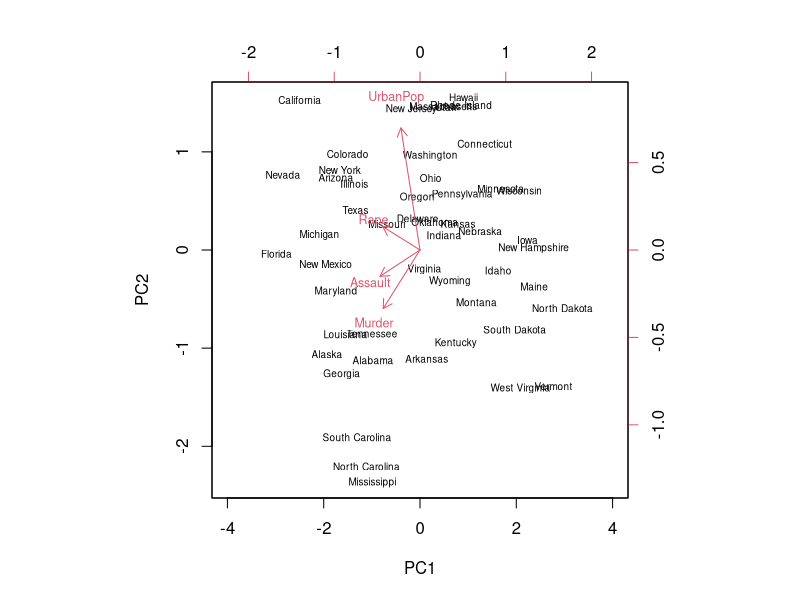
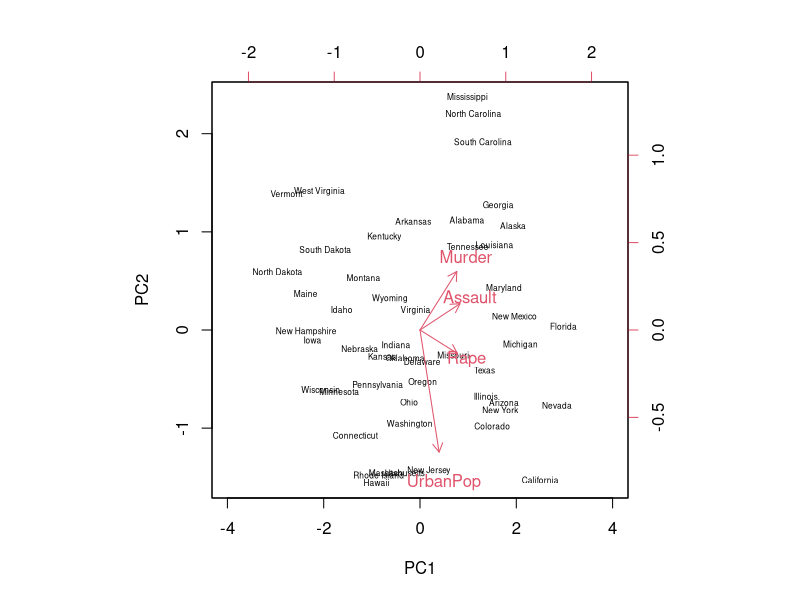
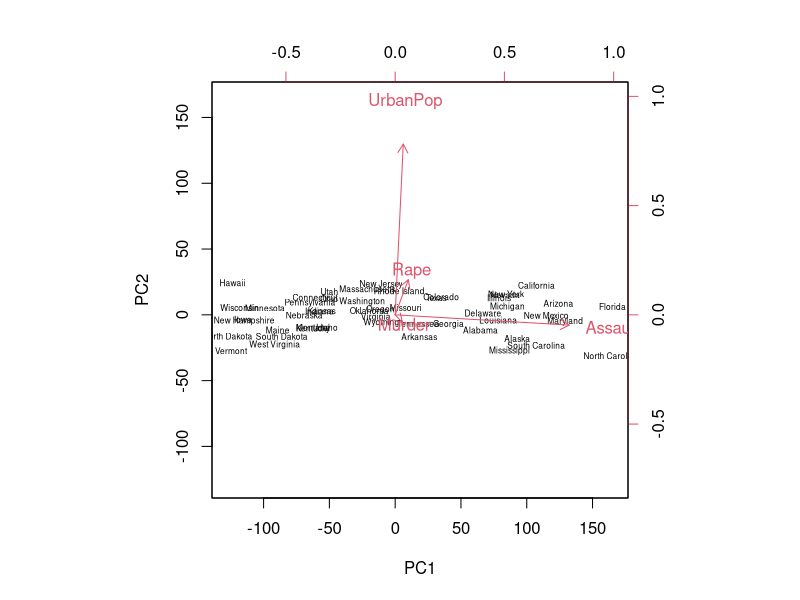
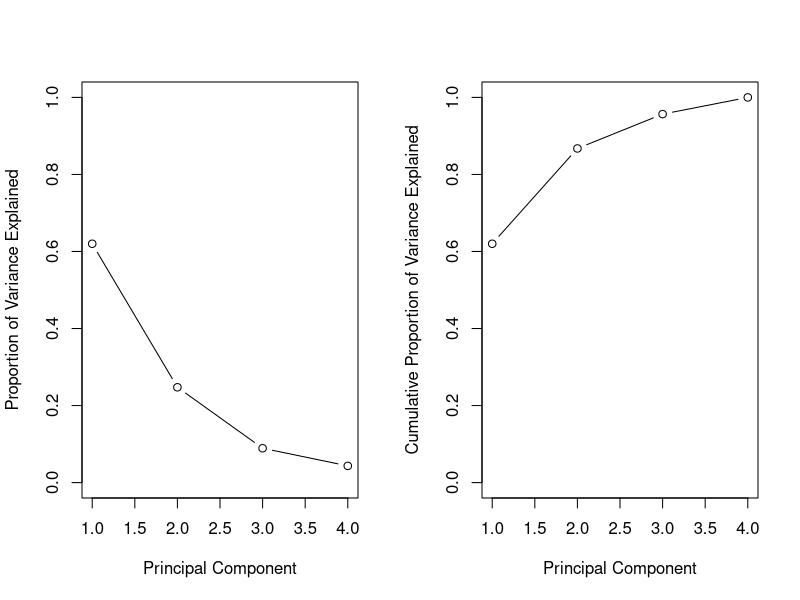
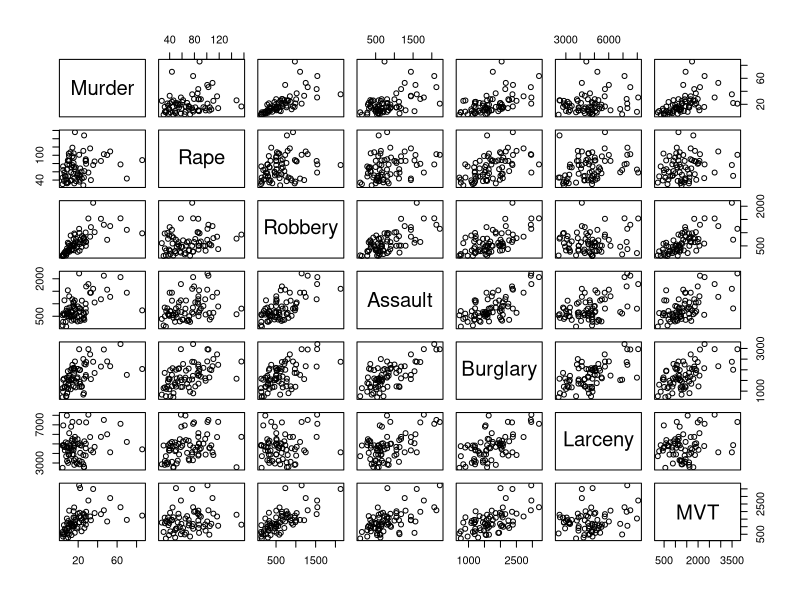
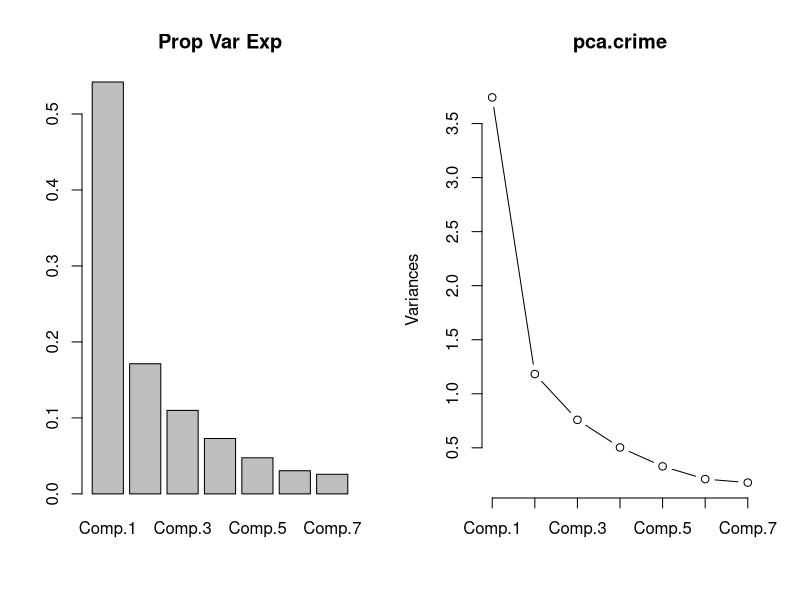
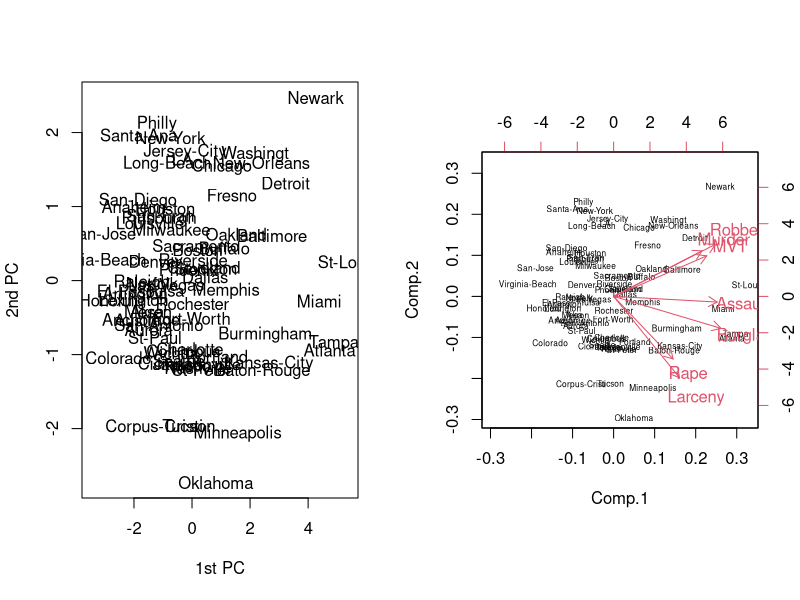
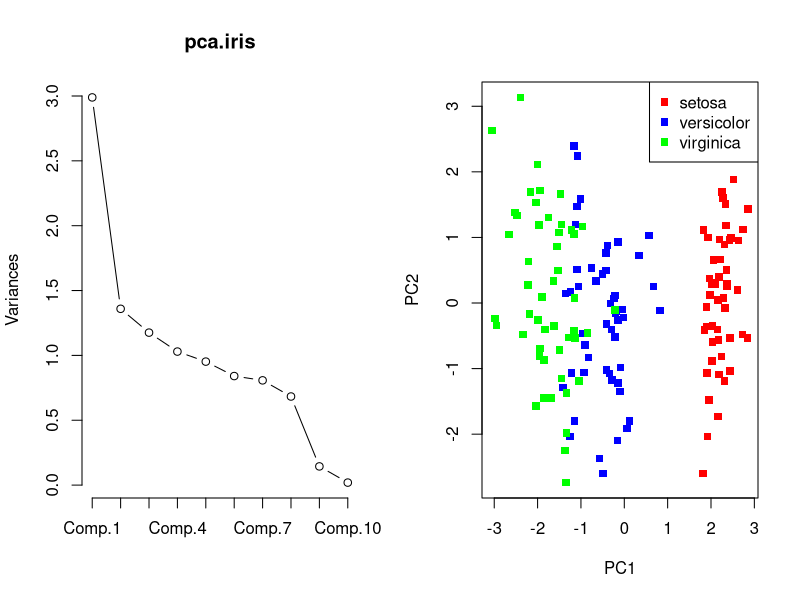

Write R code to recreate these figures, in order.
## ---- chunk 1
options(width=80)
library(knitr)
knitr::opts_chunk$set(echo = TRUE, warning = F, message = F)
knit_hooks$set(no.main = function(before, options, envir) {
    if (before) par(mar = c(4.1, 4.1, 1.1, 1.1))  # smaller margin on top
})
## ---- chunk 2
states=row.names(USArrests)
states
## ---- chunk 3
names(USArrests)
apply(USArrests, 2, mean)
apply(USArrests, 2, var)
## ---- chunk 4
pr.out=prcomp(USArrests, scale.=TRUE)
names(pr.out)
pr.out$center
pr.out$scale
## ---- chunk 5
pr.out$rotation
dim(pr.out$x)
## ---- chunk 6
biplot(pr.out, scale=0,  cex=c(0.6, 0.75),xlim=c(-4,4))
## ---- chunk 7
pr.out$rotation=-pr.out$rotation; pr.out$x=-pr.out$x
biplot(pr.out, scale=0,cex=c(1/2, 1),xlim=c(-4,4))
## ---- chunk 8
biplot(prcomp(USArrests, scale. = F), scale=0, cex=c(1/2, 1))
## ---- chunk 9
pr.out$sdev
pr.var=pr.out$sdev^2
pr.var
pve=pr.var/sum(pr.var)
pve
## ---- chunk 10
par(mfrow=c(1,2))
plot(pve, xlab="Principal Component", ylab="Proportion of Variance Explained", ylim=c(0,1),type='b')
plot(cumsum(pve), xlab="Principal Component", ylab="Cumulative Proportion of Variance Explained", ylim=c(0,1),type='b')
## ---- chunk 11
setwd("~/Course Notes/stat5525/2021Summer/R codes")
crime<-read.table("city_crime.txt")
## ---- chunk 12
pairs(crime)
## ---- chunk 13
pca.crime<-princomp(scale(crime),cor=FALSE)
## ---- chunk 14
summary(pca.crime)
## ---- chunk 15
loadings(pca.crime)
## ---- chunk 16
PoV <- pca.crime$sdev^2/sum(pca.crime$sdev^2)
barplot(PoV, main="Prop Var Exp")
## ---- chunk 17
screeplot(pca.crime, type="line")
## ---- chunk 18
pcs.crime<-predict(pca.crime)
## ---- chunk 19
plot(pcs.crime[,1:2],type="n",xlab='1st PC',ylab='2nd PC') 
text(pcs.crime[,1:2],row.names(crime))
## ---- chunk 20
biplot(pca.crime, cex = c(0.5,1))
## ---- chunk 21
pc.cr<-prcomp(crime, scale=TRUE, cor=TRUE, scores=TRUE)
pc.cr1<-princomp(crime, scale=TRUE, cor=TRUE, scores=TRUE)
pc.cr$scale
pc.cr1$scale
## ---- chunk 22
data(iris)
str(iris)
dat.iris = data.matrix(iris[,1:4])
## ---- chunk 23
dat.iris = cbind(dat.iris, array(rnorm(150*6), c(150, 6)))
colnames(dat.iris)[5:10] <- paste('V', 1:6, sep='')
dat.iris = dat.iris[,sample(10)]
## ---- chunk 24
dat.iris = scale(dat.iris, center=TRUE, scale=TRUE)
## ---- chunk 25
pca.iris <- princomp(dat.iris, cor=TRUE)
## ---- chunk 26
summary(pca.iris)
## ---- chunk 27
screeplot(pca.iris, type="line")
## ---- chunk 28
pcs.iris <- predict(pca.iris)
## ---- chunk 29
col.code = as.character(iris$Species)
col.code[col.code == "setosa"] = 'red'
col.code[col.code == "versicolor"] = 'blue'
col.code[col.code == "virginica"] = 'green'
## ---- chunk 30
plot(pcs.iris[,1:2], type='p', pch=15, col=col.code, xlab="PC1", ylab="PC2")
legend("topright", col=c('red', 'blue', 'green')
     , legend = c('setosa', 'versicolor', 'virginica'), pch = 15
      )
## ---- chunk 31
plot(dat.iris[,1:2], type='p', pch=15, col=col.code, xlab="X1", ylab="X2")
legend("topright"
     , col=c('red', 'blue', 'green')
     , legend = c('setosa', 'versicolor', 'virginica')
     , pch = 15
      )
## ---- chunk 32
plot(pcs.iris[,1:2], type='p', pch=15, col=col.code, xlab="PC1", ylab="PC2")
legend("topright"
     , col=c('red', 'blue', 'green')
     , legend = c('setosa', 'versicolor', 'virginica')
     , pch = 15
      )
## ---- chunk 33
library(pls)
data(oliveoil)
y <- as.numeric(oliveoil$sensory[,1])
X <- as.matrix(oliveoil$chemical)
for(i in 1:ncol(X)) { X[,i] <- X[,i] / sd(X[,i]) }
## ---- chunk 34
S <- cov(X)
eS <- eigen(S, symmetric=TRUE)
## ---- chunk 35
Z <- X %*% eS$vectors
colnames(Z) <- paste("PC", 1:5, sep="")
cumsum(eS$values)/sum(eS$values)
## ---- chunk 36
Zp <- cbind(1, cbind(Z[,1:3]))
theta.pcr <- drop(solve(t(Zp) %*% Zp) %*% t(Zp) %*% y)
theta.pcr
## ---- chunk 37
beta.pcr <- matrix(c(theta.pcr[1], eS$vectors[,1:3] %*% theta.pcr[-1]), nrow=1)
colnames(beta.pcr) <- c("Intercept", colnames(oliveoil$chemical))
beta.pcr
## ---- chunk 38
fit.pcr <- pcr(y ~ X, ncomp=3)
rbind(automated=coef(fit.pcr, intercept=TRUE), byhand=as.numeric(beta.pcr))
## ---- chunk 39
cv.pcr <- pcr(y ~ X, validation="LOO")
RMSEP(cv.pcr)
## ---- chunk 40
plot(RMSEP(cv.pcr), main="")
